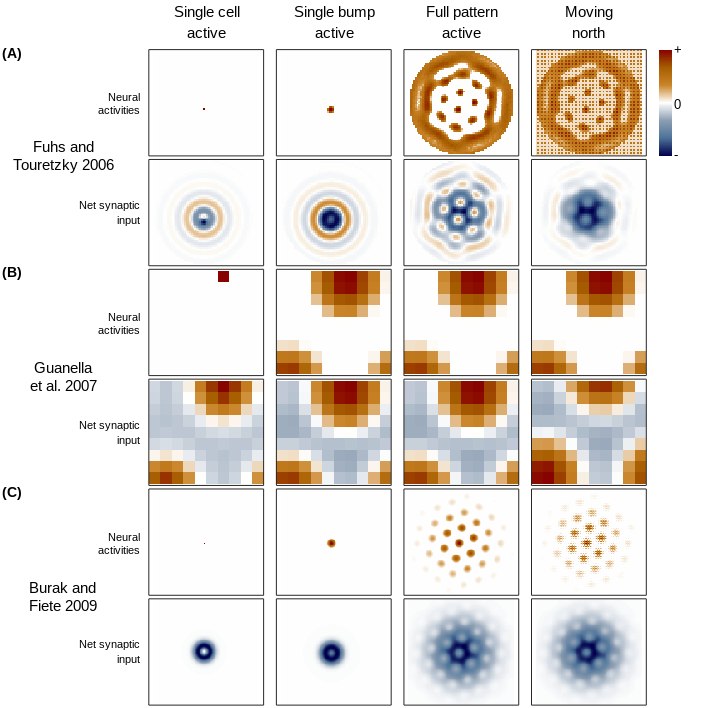

MATLAB code to generate this figure:
% weight matrices of the attractors
% eric zilli - 20111117 - v1.0
%
% This script prequires that the necessary weight matrices generated by 
% FuhsTouretzky2006.m, GuanellaEtAl2007.m, and BurakFiete2009.m have all
% saved to disk to make this figure. See the commented code after the
% opening comments in those scripts for the code to save the variables
% needed by this script.
%

% arrangement:
% columns:             single cell    one bump    full grid    moving N
% rows:
% Fu06 activity
% Fu06 net syn. input
% Gu07 activity
% Gu07 net syn. input
% Bu09 activity
% Bu09 net syn. input

%% Load variables
load data/Fu06_WeightFigure_vars.mat;
load data/Gu07_WeightFigure_vars.mat;
load data/Bu09_WeightFigure_vars.mat;

plotVars = {'Bu09_n1_netsyn','Bu09_bump_netsyn','Bu09_full_netsyn','Bu09_north_netsyn',...
            'Bu09_n1_act','Bu09_bump_act','Bu09_full_act','Bu09_north_act',...
            'Gu07_n1_netsyn','Gu07_bump_netsyn','Gu07_full_netsyn','Gu07_north_netsyn',...
            'Gu07_n1_act','Gu07_bump_act','Gu07_full_act','Gu07_north_act',...
            'Fu06_n1_netsyn','Fu06_bump_netsyn','Fu06_full_netsyn','Fu06_north_netsyn'...
            'Fu06_n1_act','Fu06_bump_act','Fu06_full_act','Fu06_north_act'};

modelNames = {{'Burak and','Fiete 2009'},...
              {'Guanella','et al. 2007'},...
              {'Fuhs and','Touretzky 2006'}};

columnLabels = {{'Single cell','active'},...
                {'Single bump','active'},...
                {'Full pattern','active'},...
                {'Moving','north'}};

panelLabels = {'(A)','(B)','(C)'};

%% Make the colormap

len = 256; % resolution of color map

keyPoints = linspace(0,1,7);

redPoints =   [0   0.3  0.55 1 202/255 166/255 0.53];
greenPoints = [0   0.45 0.62 1 132/255 94/255 0];
bluePoints =  [0.3 0.6  0.7  1 40/255 0/255 0];


BCWYR2 = [interp1(keyPoints,redPoints,linspace(0,1,len),'linear','extrap'); ...
          interp1(keyPoints,greenPoints,linspace(0,1,len),'linear','extrap'); ...
          interp1(keyPoints,bluePoints,linspace(0,1,len),'linear','extrap')]';

% Shift+scale matrix so its zero is at 0.5 (so we can multiply it by the
% length of the colormap to get the 0 point of the input matrix at the 0
% point in the colormap, which is halfway through its length). The first
% function actually plots the matrix, the second just returns it.
imagepn = @(v)image(len*(v./2/abs(eps+max(abs([max(max(v)) min(min(v))])))+0.5));
imagepnc = @(v)(len*(v./2/abs(eps+max(abs([max(max(v)) min(min(v))])))+0.5));


%% Figure options:
set(0,'defaultAxesFontName', 'Arial')
set(0,'defaultTextFontName', 'Arial')

% size on paper:
widthOnPaper = 18; % cm
heightOnPaper = 18; % cm

figure('units','centimeters','position',[1 1 widthOnPaper heightOnPaper],'color','w');
set(gcf, 'renderer', 'painter')
set(gcf, 'PaperUnits', 'centimeters');
set(gcf, 'PaperSize', [widthOnPaper heightOnPaper]);
set(gcf, 'PaperPositionMode', 'manual');
set(gcf, 'PaperPosition', [0 0 widthOnPaper heightOnPaper]);
colormap(BCWYR2);

% Variables for positioning plots
nRows = 6;
nCols = 5;

leftMargin = 0.03;
bottomMargin = 0.005;
lefts = leftMargin + 0.9*(0:nCols-1)/nCols;
bottoms = bottomMargin + 0.93*(0:nRows-1)/nRows;
width = 0.9/nCols;
height = 0.9/nRows;

for r=1:nRows
  % First column is row labels:
  axes('position',[0 bottoms(r) width height]);
  axis off
  xlim([0 1])
  ylim([0 1])
  
  % Label rows
  if mod(r,2)==0
    text(1.1,.5,{'Neural','activities'},'horizontalalignment','right','fontsize',8)
    text(0.5,0,modelNames{r/2},'horizontalalignment','center','verticalalignment','middle','fontsize',11)
  else
    text(1.1,.5,{'Net synaptic','input'},'horizontalalignment','right','fontsize',8)
  end
  
  % Every other row has a panel label
  if mod(r,2)==1
    text(0.1, 2,...
      panelLabels{4-(r+1)/2},...
      'FontSize',10,...
      'FontWeight','bold',...
      'HorizontalAlignment','center');
  end
  
  % Remaining columns are data:
  for c=1:(nCols-1)
    ind = sub2ind([nCols-1 nRows],c,r);
    axes('position',[width+lefts(c) bottoms(r) width*0.9 height]);
    % I know, eval is not the greatest way to do this:
    eval(sprintf('imagepn(%s);',plotVars{ind}))
    
    axis equal
    set(gca,'box','on','xtick',[],'ytick',[])

    if r==nRows
      % Draw column labels in first row
      text(32,-16,columnLabels{c},'horizontalalignment','center','fontsize',11)
    end
    if r==nRows && c==(nCols-1)
      % Draw colorbar
      axes('position',[width+lefts(c)+width bottoms(r) width*0.1 height]);
      imagesc((1:length(BCWYR2))')
      set(gca,'ydir','normal')
      axis off
      text(1.75,0,'-','fontsize',9,'verticalalignment','middle')
      text(1.75,0.5*length(BCWYR2),'0','fontsize',9,'verticalalignment','middle')
      text(1.75,length(BCWYR2),'+','fontsize',9,'verticalalignment','middle')
    end
  end
end